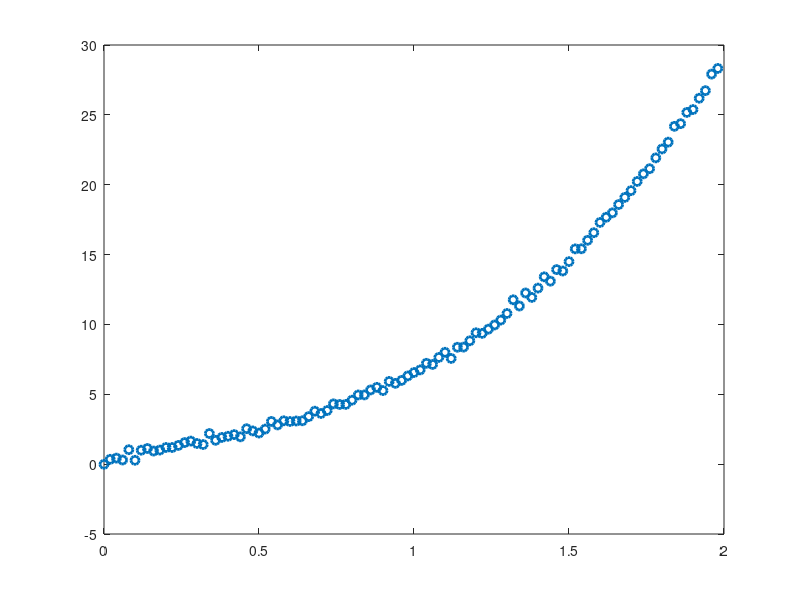

The MATLAB script that drew this image: (Note: this script raises an error after producing the figure.)
clear all; clc; close all;
data = [
0 -0.011031;

0.02 0.347413;

0.04 0.43137;

0.06 0.296814;

0.08 1.03356;

0.1 0.276411;

0.12 0.998118;

0.14 1.12047; 

0.16 0.936997;

0.18 1.00645;

0.2 1.19353;

0.22 1.19133;

0.24 1.34048;

0.26 1.54457;

0.28 1.65071;

0.3 1.47933;

0.32 1.40331;

0.34 2.19197;

0.36 1.70646;

0.38 1.91216;

0.4 1.99566;

0.42 2.11564;

0.44 1.9548;

0.46 2.53656;

0.48 2.3786;

0.5 2.22525;

0.52 2.51121;

0.54 3.05689;

0.56 2.80759;

0.58 3.10386;

0.6 3.05321;

0.62 3.08946;

0.64 3.10457;

0.66 3.40231;

0.68 3.79177;

0.7 3.62544;

0.72 3.83755;

0.74 4.3157;

0.76 4.27182;

0.78 4.27661;

0.8 4.57709;

0.82 4.95307;

0.84 4.95639;

0.86 5.3105;

0.88 5.49796;

0.9 5.26539;

0.92 5.92265;

0.94 5.78396;

0.96 5.99378;

0.98 6.31296;

1 6.55837;

1.02 6.74745;

1.04 7.21883;

1.06 7.13579;

1.08 7.63884;

1.1 8.00786;

1.12 7.56617;

1.14 8.3662;

1.16 8.37687;

1.18 8.82853;

1.2 9.40396;

1.22 9.36087 ;

1.24 9.66147;

1.26 9.96155;

1.28 10.3107;

1.3 10.7856;

1.32 11.7639;

1.34 11.3175;

1.36 12.2517;

1.38 11.933 ;

1.4 12.6016;

1.42 13.4068;
 
1.44 13.0968;

1.46 13.9253;

1.48 13.8235;

1.5 14.4955;

1.52 15.4084;

1.54 15.4155;

1.56 16.0224;

1.58 16.5648;

1.6 17.2988;

1.62 17.672;

1.64 17.9873;

1.66 18.5805;

1.68 19.0929;

1.7 19.5767;

1.72 20.2328;

1.74 20.7774;

1.76 21.1462;

1.78 21.9204;

1.8 22.5576;

1.82 23.0484;

1.84 24.179;

1.86  24.369;

1.88 25.1742;

1.9 25.38;

1.92 26.1895;

1.94 26.7331;

1.96 27.9174;

1.98 28.3237;
       ];
y_actual = data(:, 2);
% y_actual = [0.513597;
% 0.444702;
% 0.101033;
% 0.23074;
% 0.240235;
% 0.351521;
% 0.345147;
% 0.0360433;
% 0.454138;
% 0.545834;
% 0.682527;
% 0.915412;
% 0.389303;
% 0.559504;
% 0.625295;
% 0.779743;
% 0.458492;
% 0.528448;
% 0.840493;
% 1.09605;
% 1.01432;
% 0.61072;
% 0.791397;
% 1.11768;
% 1.01116;
% 1.10092;
% 1.49997;
% 1.48884;
% 1.52518;
% 1.42698;
% 1.58684;
% 1.4128;
% 1.57075;
% 1.19098;
% 1.808;
% 1.50351;
% 1.72429;
% 1.51278;
% 1.96256;
% 1.95162;
% 2.34817;
% 1.71445;
% 2.37431;
% 2.16397;
% 2.26084;
% 2.61233;
% 2.27132;
% 2.45402;
% 2.62295;
% 2.40884;
% 2.45413;
% 2.74415;
% 2.68368;
% 2.63129;
% 3.23552;
% 3.14161;
% 3.10089;
% 3.04571;
% 2.98881;
% 3.30729;
% 3.21773;
% 3.17791;
% 3.23994;
% 3.25633;
% 3.59765;
% 3.68591;
% 3.21041;
% 3.98989;
% 3.53165;
% 3.76457;
% 3.76218;
% 4.17122;
% 4.15175;
% 4.22582;
% 4.05787;
% 4.30493;
% 4.60249;
% 4.42136;
% 4.49223;
% 4.07416;
% 4.54295;
% 4.48325;
% 4.76369;
% 4.87073;
% 4.86064;
% 5.51813;
% 4.86203;
% 5.2641;
% 5.11465;
% 5.0534;
% 5.22581;
% 5.4706;
% 5.37968;
% 5.37265;
% 5.40196;
% 5.81053;
% 5.77221;
% 6.19109;
% 5.75444;
% 5.81315;];
x_data = [0; 
    0.02; 
    0.04; 
    0.06;
    0.08;
    0.1;
    0.12;
    0.14; 
    0.16;
    0.18;
    0.2;
    0.22;
    0.24;
    0.26;
    0.28;
    0.3;
    0.32;
    0.34; 
    0.36;
    0.38;
    0.4;
    0.42;
    0.44;
    0.46;
    0.48;
    0.5;
    0.52;
    0.54;
    0.56; 
    0.58;
    0.6;
    0.62;
    0.64; 
    0.66;
    0.68;
    0.7; 
    0.72; 
    0.74;
    0.76; 
    0.78;
    0.8;
    0.82; 
    0.84;
    0.86; 
    0.88;
    0.9;
    0.92;
    0.94;
    0.96;
    0.98;
    1; 
    1.02;
    1.04;
    1.06;
    1.08;
    1.1; 
    1.12;
    1.14; 
    1.16; 
    1.18;
    1.2; 
    1.22;
    1.24;
    1.26;
    1.28;
    1.3;
    1.32;
    1.34;
    1.36;
    1.38;
    1.4;
    1.42; 
    1.44;
    1.46;
    1.48;
    1.5;
    1.52;
    1.54;
    1.56;
    1.58;
    1.6;
    1.62;
    1.64;
    1.66; 
    1.68;
    1.7;
    1.72; 
    1.74;
    1.76;
    1.78;
    1.8;
    1.82; 
    1.84; 
    1.86; 
    1.88;
    1.9;
    1.92;
    1.94;
    1.96;
    1.98;];
a = 1.0;
b = 1.0;
c = 1.0;
d = 1.0;
h = 1.0; 
lambda = 0.1;
lambda_l = 1e-12;
lambda_h = 1e+12;
lambda_s = lambda;
tune_p = 5;
nite = 10000;
pas = zeros(nite,4);
tol = 1e-6;
param(1,1) = a;
param(2,1) = b;
param(3,1) = c;
param(4,1) = d;
out = struct('alpha',0,'params',0,'total_iterations',0,'nparam',0,'SST',0,'SSR',0,'SSE',0,'R_square',0, 'SE_params',0,'covmat',0, 'final_lambda',0, 'MSE',0, 'R_square_adjusted',0, 'fcal',0, 'reg_DOF',0, 'fpvalue',0, 'errDOF',0, 'H0_f',0, 'tstat',0, 'tpvalues',0, 'H0_params',0, 'RMSE',0,'totDOF',0, 'paramerror',0, 'stderror',0);
out.nparam = 4;
delx = 0.02;
delp = 1e-6;
initx = 0.0;
inity = 0.0;
maxx = 1.98;
stat =1;
alpha1 = 0.0230081;
out.alpha = alpha1;
dof = 101-1-1;
out.totDOF = dof;
out.reg_DOF = 1;
out.errDOF = dof;

diffa = @(a,b,c,d,delx,maxx,delp) ((expy(a+delp,b,c,d,delx,maxx) - expy(a,b,c,d,delx,maxx))/delp);
diffb = @(a,b,c,d,delx,maxx,delp) ((expy(a,b+delp,c,d,delx,maxx) - expy(a,b,c,d,delx,maxx))/delp);
diffc = @(a,b,c,d,delx,maxx,delp) ((expy(a,b,c+delp,d,delx,maxx) - expy(a,b,c,d,delx,maxx))/delp);
diffd = @(a,b,c,d,delx,maxx,delp) ((expy(a,b,c,d+delp,delx,maxx) - expy(a,b,c,d,delx,maxx))/delp);

plot(x_data,y_actual,'o', 'LineWidth',2); hold on;

for w=1:nite
    if stat == 1
        jmat = [diffa(param(1,1),param(2,1),param(3,1),param(4,1),delx,maxx,delp) diffb(param(1,1),param(2,1),param(3,1),param(4,1),delx,maxx,delp) diffc(param(1,1),param(2,1),param(3,1),param(4,1),delx,maxx,delp) diffd(param(1,1),param(2,1),param(3,1),param(4,1),delx,maxx,delp) ];
        jtjm = jmat'*jmat;
        dy = y_actual - expy(param(1,1),param(2,1),param(3,1),param(4,1),delx,maxx);
%       dy(:,1) = y_actual - expy(param(1,1),param(2,1),param(3,1),param(4,1),param(5,1),delx,maxx) ;
        if lambda_s ~=0
            if w == 1, chia = sum(dy.^2); end
        else
            chia = sum(dy.^2);
        end
    end
    pas(w,:) = param(:,1);
    if lambda_s ~=0
        for i=1:length(jtjm), jtjm(i,i) = jtjm(i,i) + jtjm(i,i)*lambda; end
    else
        for i=1:length(jtjm), jtjm(i,i) = jtjm(i,i) + 0; end
    end
    
    ijtjm = jtjm^-1;
    dyn = y_actual - expy(param(1,1),param(2,1),param(3,1),param(4,1),delx,maxx);
    nparam = param + ijtjm * jmat'*dyn;
    dym = y_actual - expy(nparam(1,1),nparam(2,1),nparam(3,1),nparam(4,1),delx,maxx);
    chib = sum(dym.^2);
    if((abs(chia-chib)<tol) || w == nite)
        param = nparam;
        SSE = chib; SST = sum(y_actual.^2) - (sum(y_actual))^2/length(y_actual);
        SSEr = SSE/dof; RMSE = sqrt(SSEr);
        SSTr = SST/100;
        rsquare = 1 - SSE/SST;
        rsqadjust = 1 - (100/dof)*(1-rsquare);
        cov_mat = ijtjm * SSEr;
        param_err = zeros(4,2);
        param_err(:,1) = param - abs(tinv(alpha1/2,dof)) * sqrt(diag(cov_mat));
        param_err(:,2) = param + abs(tinv(alpha1/2,dof)) * sqrt(diag(cov_mat));
        out.paramerror = (abs(tinv(alpha1/2,dof))*sqrt(diag(cov_mat)));
        out.SE_params = param_err;
        disp(['param (a,b,c,d), ' 'param_low, ' 'param_high']);
        disp([param param_err]);
        disp(['Total iterations, ' 'SSE, ' 'RMSE, ' 'rsquare, ' 'rsqadjusted, ' 'lambda ']);
        disp([w SSE RMSE rsquare rsqadjust lambda]);
        out.params = param;
        out.stderror = sqrt(diag(cov_mat));
        out.SSE = SSE; out.SST = SST; out.covmat = cov_mat;
        out.SSR = out.SST - out.SSE;
%         out.SSRr = out.SSR/
        out.final_lambda = lambda;
        out.R_square = rsquare;
        out.MSE = SSEr;
        out.R_squate_adjusted = rsqadjust;
        out.fcal = (out.SSR*99)/(SSE);
        out.fpvalue = fpval(out.fcal,out.reg_DOF,out.errDOF);
        if out.fpvalue < alpha1
            out.H0_f = 1;
        else
            out.H0_f = 0;
        end
        out.tstat = param.*sqrt(diag(cov_mat)).^-1;
        out.tpvalues = zeros(length(out.tstat),1);
        for q=1:length(out.tstat)
            out.tpvalues(q) = tpval(out.tstat(q),out.errDOF);
            if out.tpvalues < alpha1
                out.H0_params(q) = 1;
            end
        end
        out.RMSE = RMSE;
        break  
    end
    
    if lambda_s ~=0
        if chib < chia
            if lambda/tune_p >=lambda_l 
                lambda = lambda/tune_p; 
            end
            param = nparam;
            chia = chib;
            stat = 1;
        else
            if lambda*tune_p <=lambda_h 
                lambda = lambda*tune_p; 
            end
            stat = 0;
        end
    else
        param = nparam;
    end
            
end
disp(out);

y_cal = expy(param(1,1),param(2,1),param(3,1),param(4,1),delx,maxx);
plot(x_data, y_cal,'LineWidth',2); hold off;
xlabel('X'); ylabel('Y = f(x)');
legend('data','NLS Fit');
gx = gca;
gx.LineWidth = 2;
gx.FontSize = 20;
% pasb = pas(1:w,:);


function pval = fpval(f, adof, bdof)
    if f < 1
       pval = fcdf(f,adof,bdof);
    else
        pval = fcdf(1/f,bdof,adof);
    end
end

function rpval = tpval(t, v)
rpval = betainc(v/(v+t^2),v/2,0.5);
end